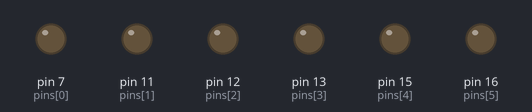
The program below on a simulated Raspberry Pi (header pin numbers). On the bench: output pins drawn as LEDs (lit = HIGH).

Above: at 0.2 s.
At 1.7 s:
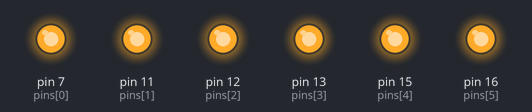
Timing chart, 0 to 3.0 s (numbered marks = the images above):
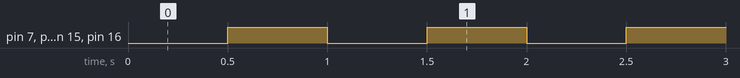

The program:

blink.py
```python
import RPi.GPIO as GPIO
import time

pins = [7, 11, 12, 13, 15, 16]

GPIO.setmode(GPIO.BOARD)
GPIO.setup(pins, GPIO.OUT)

while True:
    time.sleep(0.5)
    GPIO.output(pins, 1)
    time.sleep(0.5)
    GPIO.output(pins, 0)
```

Measured:
- by itself, pin 7 (pins[0]), pin 11 (pins[1]), pin 12 (pins[2]), pin 13 (pins[3]), pin 15 (pins[4]), pin 16 (pins[5]): alternates HIGH for 0.50 s and LOW for 0.50 s
